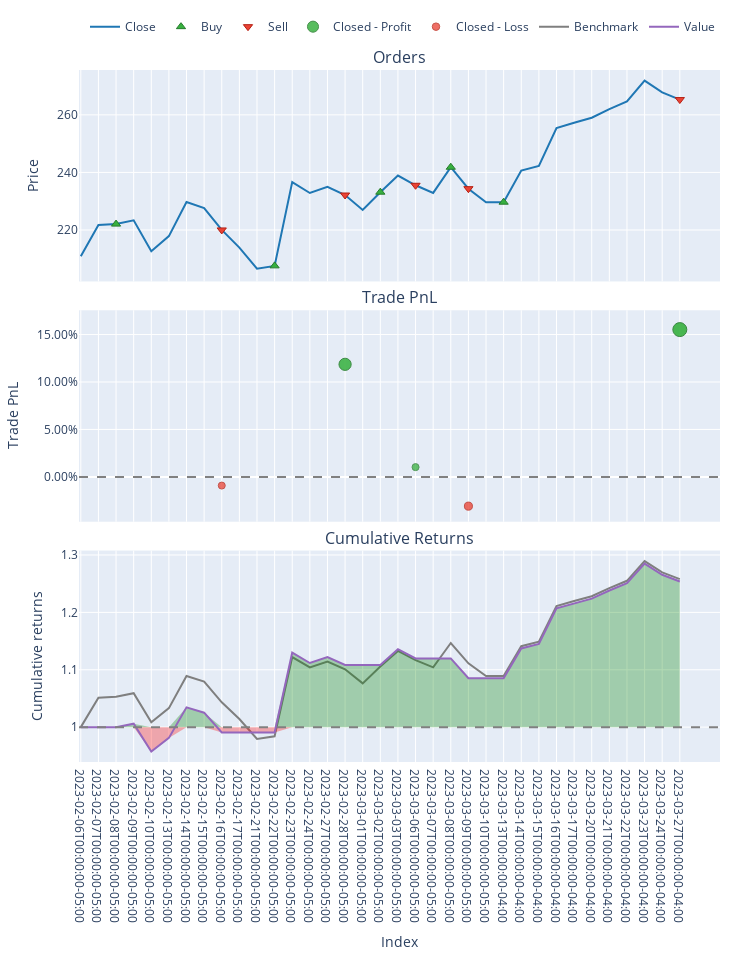

This figure's notebook cell:
### Code cell
test_process(ticker='nvda', tf='1d', days=10)
